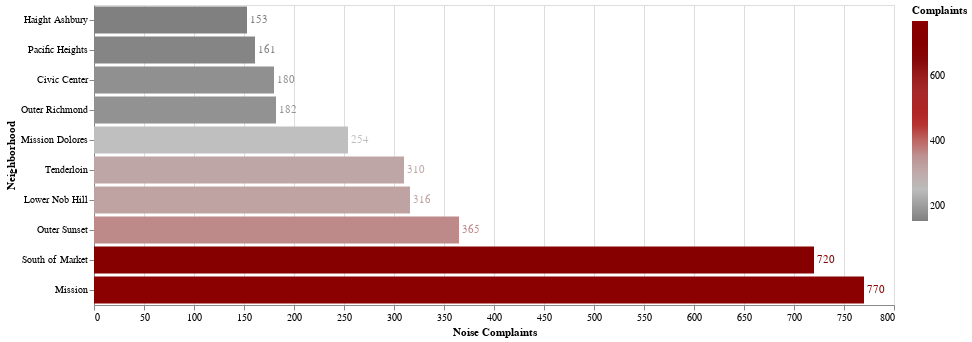

Notebook cell for this chart:
### Markdown cell above
### Plotting Data

### Code cell
color_range = colors = ['grey', 'silver', 'rosybrown', 'firebrick', 'brown', 'maroon', 'darkred']

bars = alt.Chart(top_neighborhoods).mark_bar().encode(
    x=alt.X('Complaints', axis=alt.Axis(title='Noise Complaints')),
    y=alt.Y('Neighborhood', sort='x'),
    color=alt.Color('Complaints', scale=alt.Scale(range=color_range))
)

text = bars.mark_text(
    align='left',
    baseline='middle',
    dx=3    # Nudges text to right so it doesn't appear on top of the bar
).encode(
    text='Complaints:Q'
)

(bars + text).properties(height=300, width=800)

### Figure 1 — Vega-Lite specification as saved in the notebook (floating-point values rounded to 4 significant figures)
{"config": {"view": {"continuousWidth": 400, "continuousHeight": 300}}, "layer": [{"mark": "bar", "encoding": {"color": {"type": "quantitative", "field": "Complaints", "scale": {"range": ["grey", "silver", "rosybrown", "firebrick", "brown", "maroon", "darkred"]}}, "x": {"type": "quantitative", "axis": {"title": "Noise Complaints"}, "field": "Complaints"}, "y": {"type": "nominal", "field": "Neighborhood", "sort": "x"}}}, {"mark": {"type": "text", "align": "left", "baseline": "middle", "dx": 3}, "encoding": {"color": {"type": "quantitative", "field": "Complaints", "scale": {"range": ["grey", "silver", "rosybrown", "firebrick", "brown", "maroon", "darkred"]}}, "text": {"type": "quantitative", "field": "Complaints"}, "x": {"type": "quantitative", "axis": {"title": "Noise Complaints"}, "field": "Complaints"}, "y": {"type": "nominal", "field": "Neighborhood", "sort": "x"}}}], "data": {"name": "data-79561129398dc3414d5a046977ca956b"}, "height": 300, "width": 800, "$schema": "https://vega.github.io/schema/vega-lite/v4.0.2.json", "datasets": {"data-79561129398dc3414d5a046977ca956b": [{"Neighborhood": "Mission", "Complaints": 770}, {"Neighborhood": "South of Market", "Complaints": 720}, {"Neighborhood": "Outer Sunset", "Complaints": 365}, {"Neighborhood": "Lower Nob Hill", "Complaints": 316}, {"Neighborhood": "Tenderloin", "Complaints": 310}, {"Neighborhood": "Mission Dolores", "Complaints": 254}, {"Neighborhood": "Outer Richmond", "Complaints": 182}, {"Neighborhood": "Civic Center", "Complaints": 180}, {"Neighborhood": "Pacific Heights", "Complaints": 161}, {"Neighborhood": "Haight Ashbury", "Complaints": 153}]}}
